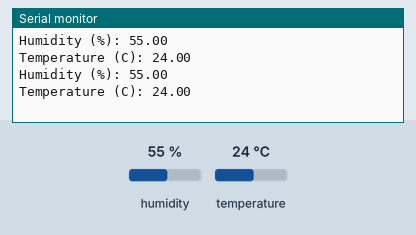
Simulated run of this sketch. Board: ESP8266 (NodeMCU). Parts: the last lines printed to the serial monitor. The inputs (shaded band) are chosen by the test bench; at power-on: humidity 55 %, temperature 24 °C.

Above: at 3.8 s.
3.9 s: humidity set to 22 %
At 6.9 s:
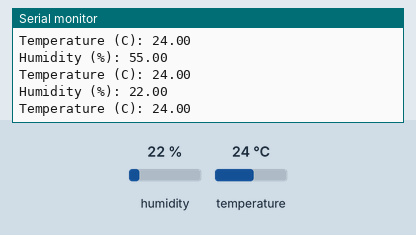
7.8 s: temperature set to 12 °C
At 10.0 s:
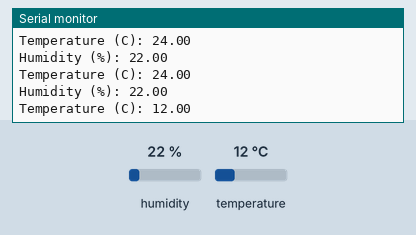
11.7 s: humidity set to 40 %
At 13.1 s:
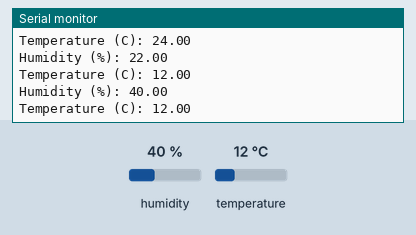
Timing chart, 0 to 14.7 s (numbered marks = the images above; inputs shaded):
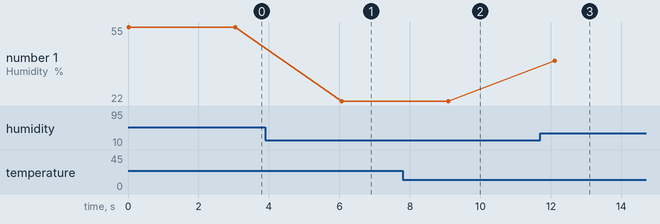

The sketch:

DHT11.ino
```cpp
/*
  DHT11 temperature sensor

  created 28 Mar 2019
  modified 28 Mar 2019
  by Vettri vel Mahendran

*/
#include <dht11.h>
#define DHT11PIN D4

dht11 DHT11;

void setup()
{
  Serial.begin(9600);

}

void loop()
{
  Serial.println();

  int chk = DHT11.read(DHT11PIN);

  Serial.print("Humidity (%): ");
  Serial.println((float)DHT11.humidity, 2);

  Serial.print("Temperature (C): ");
  Serial.println((float)DHT11.temperature, 2);

  delay(3000);

}
```

Measured:
- after the input at 3.9 s, the serial monitor: prints a new line after 2.2 s (image 1)
- after the input at 7.8 s, the serial monitor: prints a new line after 1.3 s (image 2)
- after the input at 11.7 s, the serial monitor: prints a new line after 0.42 s (image 3)
- plotted number 1: 55 → 22 after the input at 3.9 s, 22 → 40 after the input at 11.7 s
